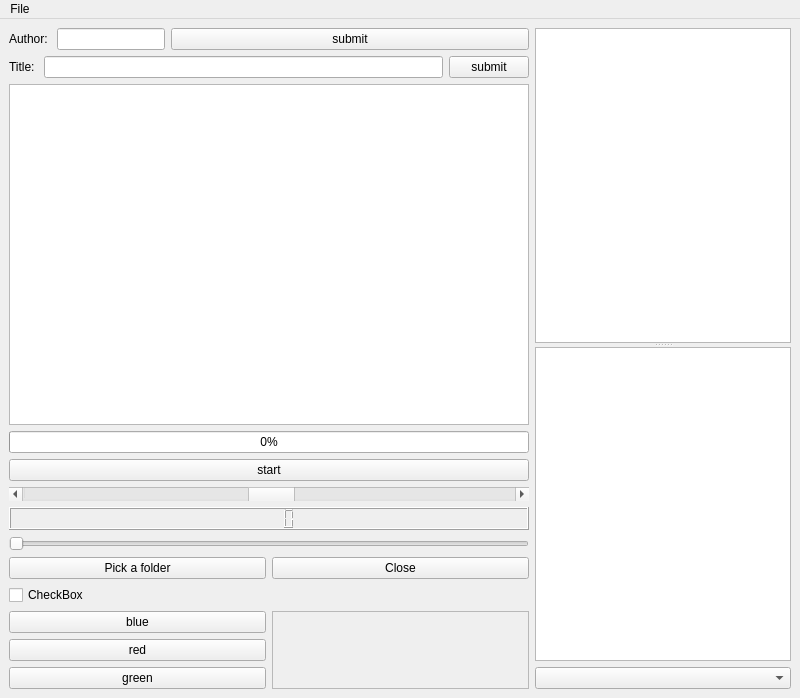
<?xml version="1.0" encoding="UTF-8"?>
<ui version="4.0">
 <class>MainWindow</class>
 <widget class="QMainWindow" name="MainWindow">
  <property name="geometry">
   <rect>
    <x>0</x>
    <y>0</y>
    <width>800</width>
    <height>698</height>
   </rect>
  </property>
  <property name="windowTitle">
   <string>MainWindow</string>
  </property>
  <widget class="QWidget" name="centralwidget">
   <layout class="QHBoxLayout" name="horizontalLayout">
    <item>
     <layout class="QVBoxLayout" name="verticalLayout_3">
      <item>
       <layout class="QFormLayout" name="formLayout">
        <property name="fieldGrowthPolicy">
         <enum>QFormLayout::AllNonFixedFieldsGrow</enum>
        </property>
        <item row="0" column="0">
         <layout class="QHBoxLayout" name="horizontalLayout_2">
          <item>
           <widget class="QLabel" name="label_author">
            <property name="text">
             <string>Author: </string>
            </property>
           </widget>
          </item>
          <item>
           <widget class="QLineEdit" name="content_author">
            <property name="text">
             <string/>
            </property>
           </widget>
          </item>
         </layout>
        </item>
        <item row="0" column="1">
         <widget class="QPushButton" name="author_submit">
          <property name="text">
           <string>submit</string>
          </property>
         </widget>
        </item>
       </layout>
      </item>
      <item>
       <layout class="QHBoxLayout" name="horizontalLayout_6">
        <item>
         <layout class="QHBoxLayout" name="horizontalLayout_4">
          <item>
           <layout class="QHBoxLayout" name="horizontalLayout_3">
            <item>
             <widget class="QLabel" name="label_title">
              <property name="text">
               <string>Title: </string>
              </property>
             </widget>
            </item>
            <item>
             <widget class="QLineEdit" name="content_title">
              <property name="text">
               <string/>
              </property>
             </widget>
            </item>
           </layout>
          </item>
         </layout>
        </item>
        <item>
         <widget class="QPushButton" name="title_submit">
          <property name="text">
           <string>submit</string>
          </property>
         </widget>
        </item>
       </layout>
      </item>
      <item>
       <widget class="QListWidget" name="listWidget"/>
      </item>
      <item>
       <widget class="QProgressBar" name="progressBar">
        <property name="value">
         <number>0</number>
        </property>
       </widget>
      </item>
      <item>
       <widget class="QPushButton" name="progressBtn">
        <property name="text">
         <string>start</string>
        </property>
       </widget>
      </item>
      <item>
       <widget class="QScrollBar" name="horizontalScrollBar">
        <property name="value">
         <number>50</number>
        </property>
        <property name="orientation">
         <enum>Qt::Horizontal</enum>
        </property>
       </widget>
      </item>
      <item>
       <layout class="QVBoxLayout" name="verticalLayout">
        <item>
         <widget class="QLCDNumber" name="nlcd"/>
        </item>
        <item>
         <widget class="QSlider" name="hsld">
          <property name="tracking">
           <bool>true</bool>
          </property>
          <property name="orientation">
           <enum>Qt::Horizontal</enum>
          </property>
         </widget>
        </item>
       </layout>
      </item>
      <item>
       <layout class="QHBoxLayout" name="horizontalLayout_5">
        <item>
         <widget class="QPushButton" name="btnBrowse">
          <property name="text">
           <string>Pick a folder</string>
          </property>
         </widget>
        </item>
        <item>
         <widget class="QPushButton" name="close">
          <property name="text">
           <string>Close</string>
          </property>
         </widget>
        </item>
       </layout>
      </item>
      <item>
       <widget class="QCheckBox" name="checkBox">
        <property name="text">
         <string>CheckBox</string>
        </property>
       </widget>
      </item>
      <item>
       <layout class="QHBoxLayout" name="horizontalLayout_7">
        <item>
         <layout class="QVBoxLayout" name="verticalLayout_2">
          <item>
           <widget class="QPushButton" name="blue">
            <property name="text">
             <string>blue</string>
            </property>
           </widget>
          </item>
          <item>
           <widget class="QPushButton" name="red">
            <property name="text">
             <string>red</string>
            </property>
           </widget>
          </item>
          <item>
           <widget class="QPushButton" name="green">
            <property name="text">
             <string>green</string>
            </property>
           </widget>
          </item>
         </layout>
        </item>
        <item>
         <widget class="QFrame" name="square">
          <property name="frameShape">
           <enum>QFrame::StyledPanel</enum>
          </property>
          <property name="frameShadow">
           <enum>QFrame::Raised</enum>
          </property>
          <widget class="KPixmapRegionSelectorWidget" name="kpixmapregionselectorwidget">
           <property name="geometry">
            <rect>
             <x>110</x>
             <y>20</y>
             <width>27</width>
             <height>35</height>
            </rect>
           </property>
          </widget>
         </widget>
        </item>
       </layout>
      </item>
     </layout>
    </item>
    <item>
     <layout class="QVBoxLayout" name="verticalLayout_4">
      <item>
       <widget class="QSplitter" name="splitter">
        <property name="orientation">
         <enum>Qt::Vertical</enum>
        </property>
        <widget class="QPlainTextEdit" name="plainTextEdit"/>
        <widget class="QPlainTextEdit" name="plainTextEdit_2"/>
       </widget>
      </item>
      <item>
       <widget class="QComboBox" name="comboBox"/>
      </item>
     </layout>
    </item>
   </layout>
  </widget>
  <widget class="QMenuBar" name="menuBar">
   <property name="geometry">
    <rect>
     <x>0</x>
     <y>0</y>
     <width>800</width>
     <height>23</height>
    </rect>
   </property>
   <widget class="QMenu" name="menuFile">
    <property name="title">
     <string>File</string>
    </property>
    <addaction name="actionExit"/>
   </widget>
   <addaction name="menuFile"/>
  </widget>
  <action name="actionExit">
   <property name="text">
    <string>Exit</string>
   </property>
  </action>
 </widget>
 <customwidgets>
  <customwidget>
   <class>KPixmapRegionSelectorWidget</class>
   <extends>QWidget</extends>
   <header>kpixmapregionselectorwidget.h</header>
  </customwidget>
 </customwidgets>
 <resources/>
 <connections/>
</ui>
